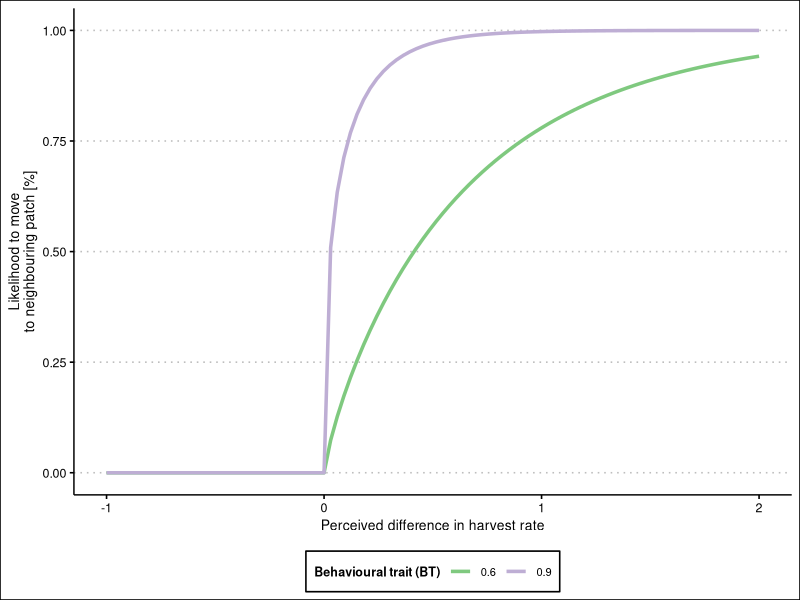
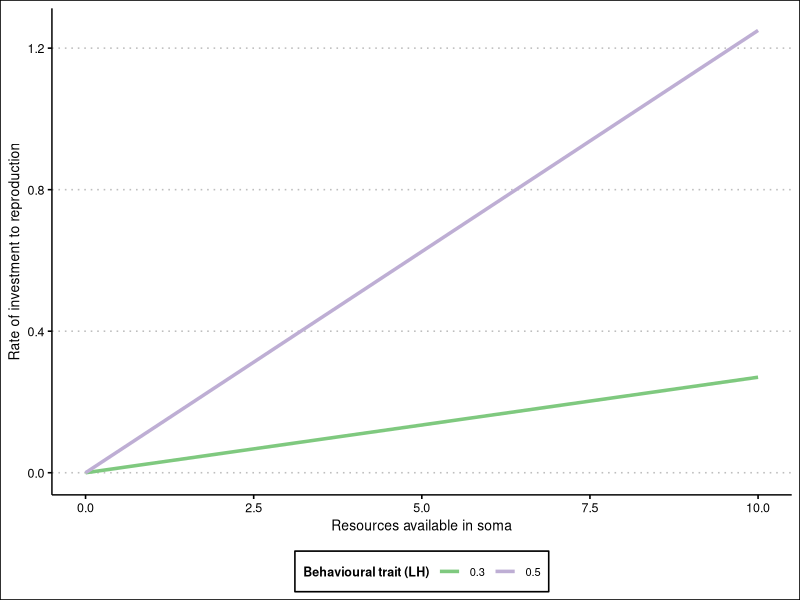
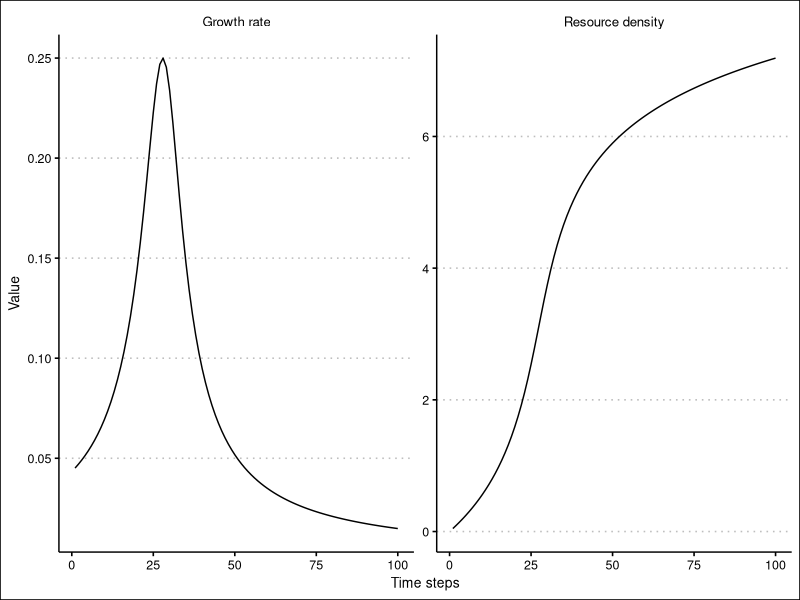
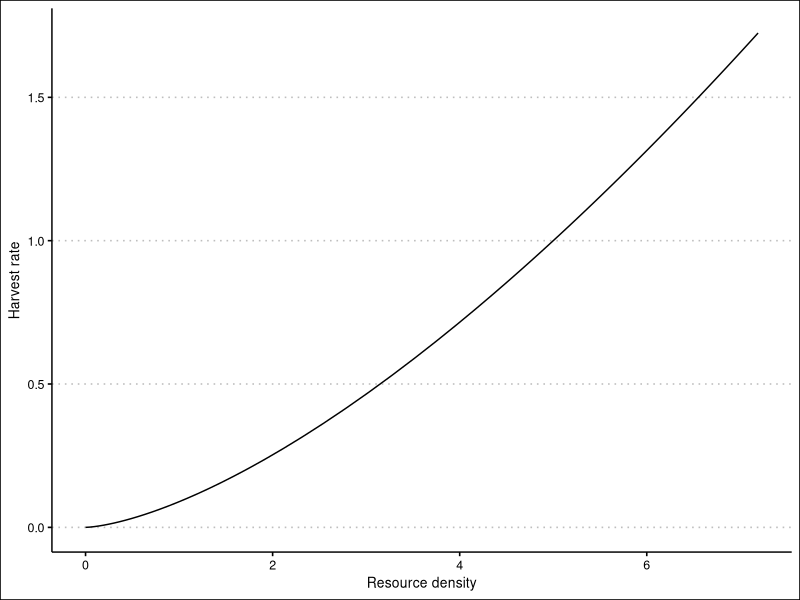
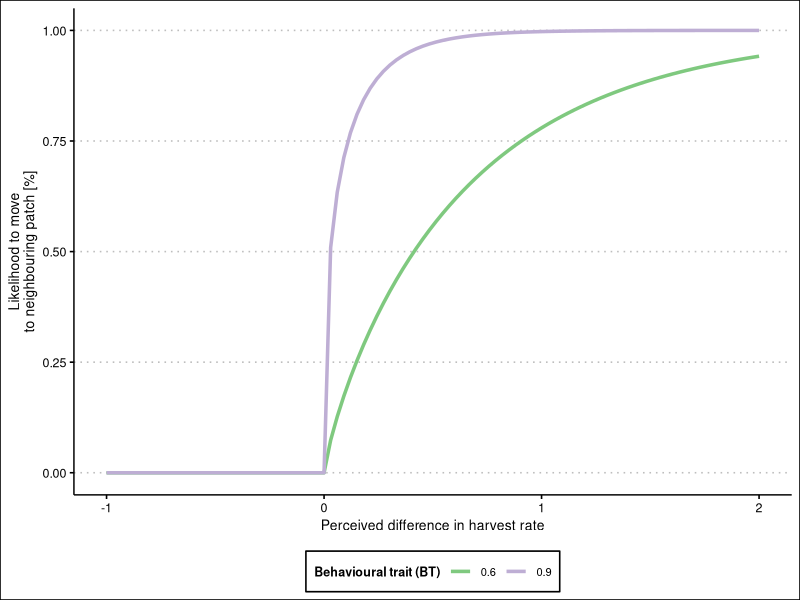
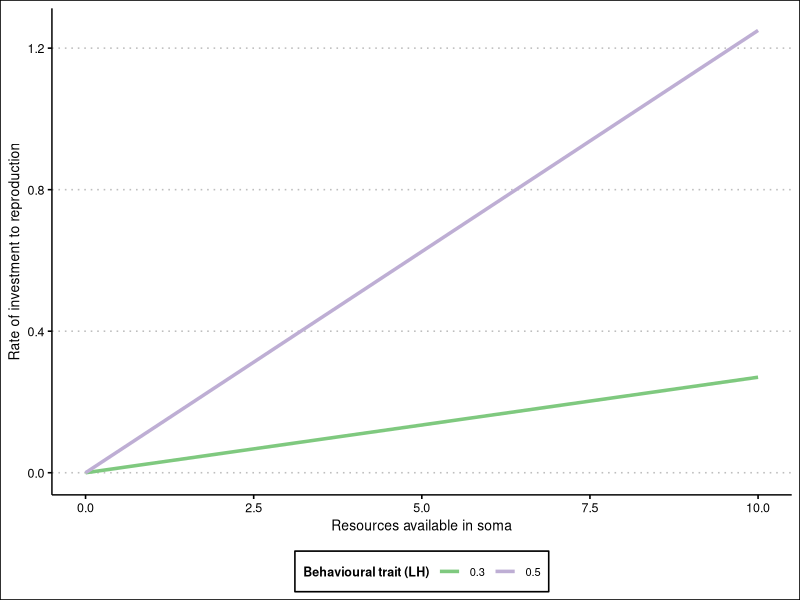
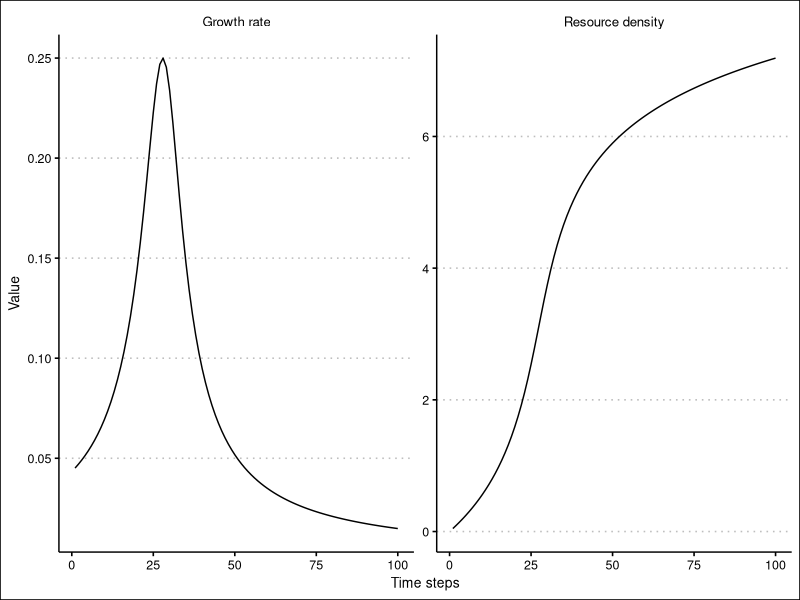
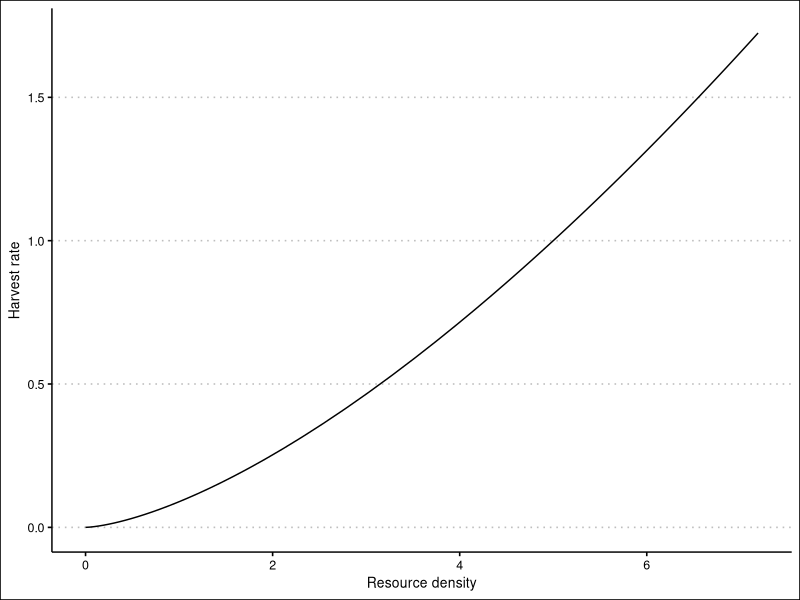

Recreate these plots in R, in order.
library(tidyverse)
library(ggthemes)
library(here)


if(!"sim.date" %in% ls()){
  sim.date = "2020-08-20"
} 

##################################################
############# Fig 1 - Graphical ODD ##############
##################################################

### CREATED IN POWERPOINT

##################################################
### Fig 2 - Behavioural trait / responsiveness ###
##################################################

qs <- seq(-1, 2, length.out = 100)

BT.9 <- pgamma(qs, shape = .6^2, scale = .5^2)
BT.6 <- pgamma(qs, shape = .9^2, scale = .9^2)

df <- data.frame(BT = rep(c(.6, .9), each = 100), prob = c(BT.6, BT.9), qs = qs)


(gg_BT <- 
    ggplot(df, aes(y = prob, x = qs, group = BT, color = as.factor(BT)))+
    geom_line(size = 1.2)+
    theme_clean()+
    scale_color_brewer("Behavioural trait (BT)", type = "qual")+
    xlab("Perceived difference in harvest rate")+
    ylab("Likelihood to move\nto neighbouring patch [%]")+
    theme(legend.position = "bottom", legend.title = element_text(size = 9), text =element_text(size = 8), legend.text = element_text(size = 8)))


ggsave(here("figs", sim.date, "ODD", "Fig2.png"), gg_BT, width = 8, height = 8, unit = "cm")

##################################################
######### Fig 3 - Life-history-trait / ###########
####### Relative investment to reproduction ######
##################################################

soma <- seq(0, 10, length.out = 100)

LH.2 <- soma * .3^3
LH.5 <- soma * .5^3

df <- data.frame(LH = rep(c(.3, .5), each = 100), prob = c(LH.2, LH.5), qs = soma)


(gg_LH <- 
    ggplot(df, aes(y = prob, x = qs, group = LH, color = as.factor(LH)))+
    geom_line(size = 1.2)+
    theme_clean()+
    scale_color_brewer("Behavioural trait (LH)", type = "qual")+
    xlab("Resources available in soma")+
    ylab("Rate of investment to reproduction")+
    theme(legend.position = "bottom", legend.title = element_text(size = 9), text =element_text(size = 8), legend.text = element_text(size = 8)))


ggsave(here("figs", sim.date, "ODD", "Fig3.png"), gg_LH, width = 8, height = 8, unit = "cm")


##################################################
########### Fig 4 - Growth function  #############
##################################################


growth_function <- 
  function(RD_, growth_factor_logistic = 3, growth_type = "logistic", growthrate_linear = .1, growth_limit_linear = 15){
    if(growth_type == "logistic"){
      RD2 = RD_ - growth_factor_logistic
      SIGMA = 1 / (1 + 2.72 ^ (- 1*RD2))
      GR = SIGMA * (1- SIGMA)
    }else{
      GR = ifelse(RD_ < growth_limit_linear, growth_rate_linear, 0)
    }
    return(GR)
  }




RD = 0
for(i in seq(100)) RD <- append(RD, growth_function(sum(RD)))

df <- data.frame("t" = 0:100, "Growth rate" = RD, "Resource density" = cumsum(RD)) %>%
  filter(t > 0) %>% 
  reshape2::melt(id.vars = "t") %>% 
  mutate(variable = stringi::stri_replace_all_regex(variable, pattern = "\\.", replacement = " "))

(Fig4 <- 
ggplot(df, aes(x = t, y = value))+
  geom_line()+
  facet_wrap(~variable, scales = "free")+
  theme_clean()+
  xlab("Time steps")+
  ylab("Value"))

ggsave(here("figs", sim.date, "ODD", "Fig4.png"), Fig4, width = 12, height = 8, unit = "cm")


##################################################
############# Fig 5 - Harvest rate ###############
##################################################


harvest_function <- 
  function(RD_, harvest_rate_factor = 5, harvest_rate_curvature = 1.5){
    HR = RD_ ^ harvest_rate_curvature / harvest_rate_factor^harvest_rate_curvature
    return(HR)
  }

harvest_rate <- data.frame("hr" = harvest_function(cumsum(RD)), "RD" = cumsum(RD))

(Fig5 <-
ggplot(harvest_rate, aes(x = RD, y = hr))+
  geom_line()+
  xlab("Resource density")+
  ylab("Harvest rate")+
  theme_clean())

ggsave(here("figs", sim.date, "ODD", "Fig5.png"), Fig5, width = 8, height = 8, unit = "cm")
